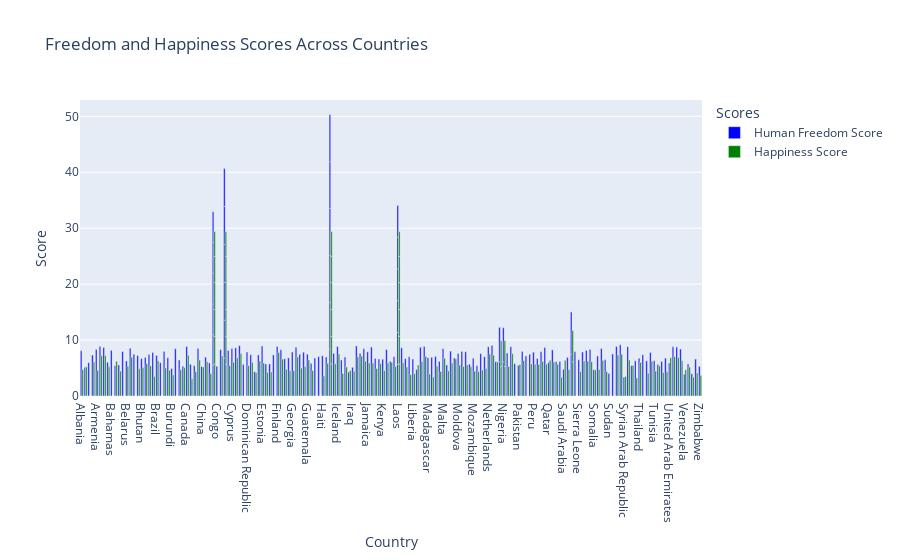

Here is the notebook cell this chart was saved with:
### Code cell
fig = go.Figure()

# Add freedom scores bar
fig.add_trace(go.Bar(
    x=data['Country'],
    y=data['Human Freedom Score'],
    name='Human Freedom Score',
    marker_color='blue'
))

# Add happiness scores bar
fig.add_trace(go.Bar(
    x=data['Country'],
    y=data['Happiness Score'],
    name='Happiness Score',
    marker_color='green'
))

# Customize the layout
fig.update_layout(
    title='Freedom and Happiness Scores Across Countries',
    xaxis=dict(title='Country'),
    yaxis=dict(title='Score'),
    barmode='group',  # Grouped bars
    legend=dict(title='Scores'),
    template='plotly'
)

# Show the plot
fig.show()

### Figure 1 — Plotly figure (JSON) as saved in the notebook; plotly's stock layout.template omitted (floating-point values rounded to 4 significant figures; data arrays with more than 128 entries replaced by an {"elided": "..."} marker saying what was removed)
{"data": [{"marker": {"color": "blue"}, "name": "Human Freedom Score", "type": "bar", "x": {"elided": "188 str values"}, "y": {"elided": "188 float values"}}, {"marker": {"color": "green"}, "name": "Happiness Score", "type": "bar", "x": {"elided": "188 str values"}, "y": {"elided": "188 float values"}}], "layout": {"barmode": "group", "legend": {"title": {"text": "Scores"}}, "title": {"text": "Freedom and Happiness Scores Across Countries"}, "xaxis": {"title": {"text": "Country"}}, "yaxis": {"title": {"text": "Score"}}}}
